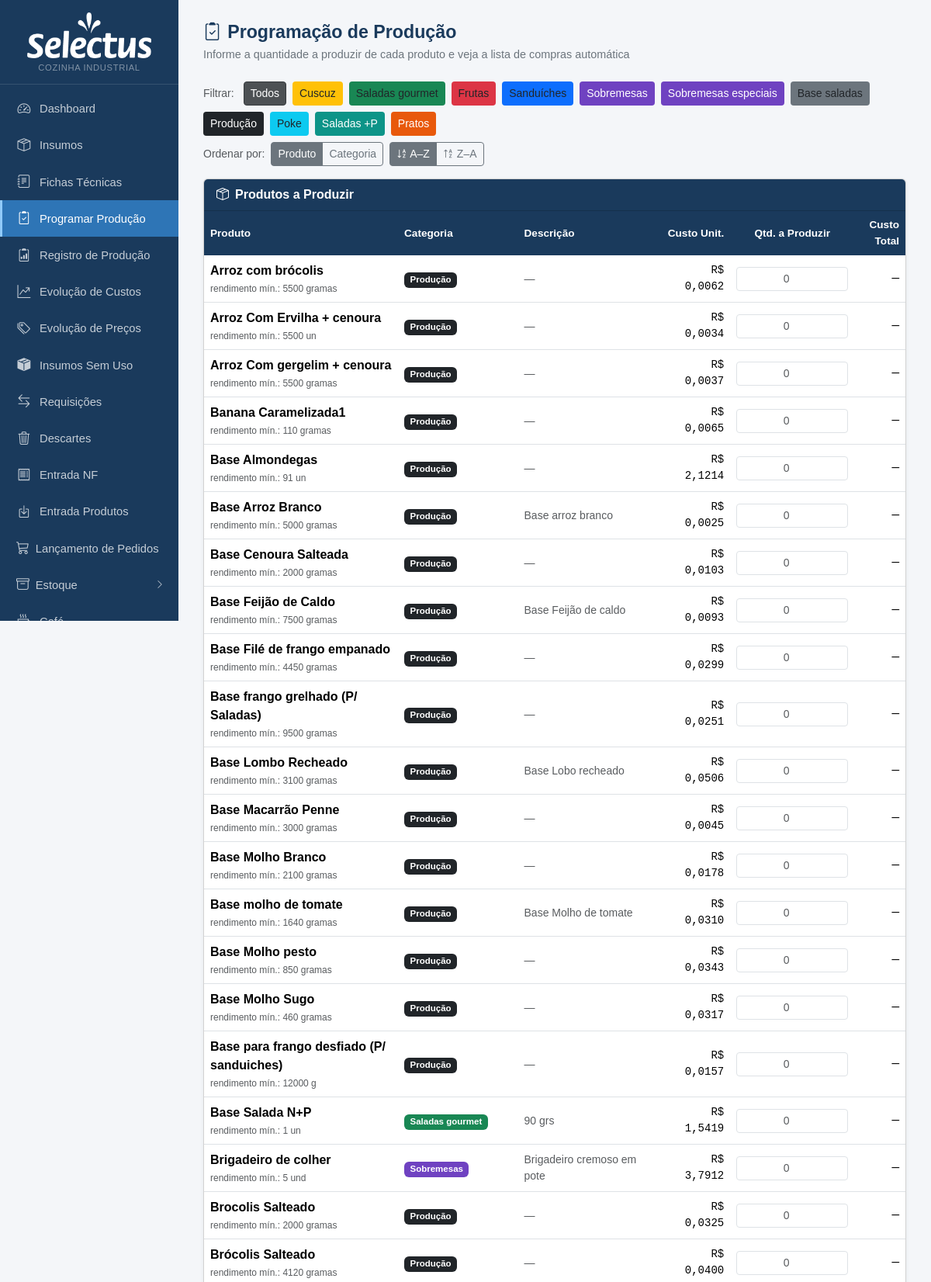
The app's page /producao (upper part) with its own data.
### tables this page shows
CREATE TABLE produtos (
            id INTEGER PRIMARY KEY AUTOINCREMENT,
            nome TEXT NOT NULL,
            descricao TEXT,
            rendimento REAL DEFAULT 1,
            unidade_rendimento TEXT DEFAULT 'un'
        , categoria TEXT, valor_referencia REAL, status_revisao TEXT DEFAULT 'nao_revisada', status_revisao_custo TEXT DEFAULT 'nao_revisado', data_revisao TEXT, data_revisao_custo TEXT, ativo INTEGER NOT NULL DEFAULT 1, observacao TEXT);

### app.py (the view, shortened to what this page needs)
@app.route('/producao', methods=['GET','POST'])
def producao():
    db = get_db()
    prods = db.execute('SELECT * FROM produtos ORDER BY nome').fetchall()
    db.close()
    custos = {p['id']: dict(zip(['custo','completo'], custo_produto(p['id']))) for p in prods}
    resultado = None
    qtds = {p['id']: 0 for p in prods}
    from datetime import date as _date
    cat_map = {nome: cls for nome, cls in CATEGORIAS}
    return render_template('producao.html', prods=prods, qtds=qtds, resultado=resultado,
                           custos=custos, categorias=CATEGORIAS, cat_map=cat_map,
                           hoje=_date.today().isoformat())

### app.py (called while the page is built)
def _to_br(value, decimals):
    if value is None:
        return '—'
    s = f'{float(value):,.{decimals}f}'
    return s.replace(',', 'X').replace('.', ',').replace('X', '.')

@app.template_filter('brl')
def brl_filter(value, decimals=2):
    return 'R$ ' + _to_br(value, decimals)

def get_db():
    c = sqlite3.connect(DB)
    c.row_factory = sqlite3.Row
    c.execute("PRAGMA foreign_keys = ON")
    return c

def count_alertas():
    try:
        db = get_db()
        n = db.execute('''SELECT COUNT(*) FROM insumos
                          WHERE estoque_minimo > 0 AND COALESCE(estoque_atual,0) < estoque_minimo''').fetchone()[0]
        db.close()
        return n
    except:
        return 0

@app.context_processor
def inject_alertas():
    try:
        db = get_db()
        n_ped = db.execute("SELECT COUNT(*) FROM pedidos WHERE status='aberto'").fetchone()[0]
        db.close()
    except Exception:
        n_ped = 0
    return dict(n_alertas=count_alertas(), n_pedidos_abertos=n_ped)

### templates/producao.html (shortened to what this page needs)
{% extends "base.html" %}
{% block content %}
<div class="page-header">
  <h1><i class="bi bi-clipboard2-check me-2"></i>Programação de Produção</h1>
  <p>Informe a quantidade a produzir de cada produto e veja a lista de compras automática</p>
</div>
<div class="mb-3 d-flex flex-wrap gap-2 align-items-center justify-content-between">
  <div class="d-flex flex-wrap gap-2 align-items-center">
    <span class="text-muted small me-1">Filtrar:</span>
    <button type="button" class="btn btn-sm btn-dark active cat-filter" data-cat="">Todos</button>
    {% for nome, cls in categorias %}
    <button type="button" class="btn btn-sm {{ cls }} cat-filter" data-cat="{{ nome }}">{{ nome }}</button>
    {% endfor %}
  </div>
  <div class="d-flex gap-2 align-items-center flex-wrap">
    <span class="text-muted small">Ordenar por:</span>
    <div class="btn-group btn-group-sm" role="group">
      <button type="button" class="btn btn-outline-secondary active sort-field-btn" data-field="produto">Produto</button>
      <button type="button" class="btn btn-outline-secondary sort-field-btn" data-field="categoria">Categoria</button>
    </div>
    <div class="btn-group btn-group-sm" role="group">
      <button type="button" class="btn btn-outline-secondary active sort-dir-btn" data-dir="asc" title="A → Z">
        <i class="bi bi-sort-alpha-down"></i> A–Z
      </button>
      <button type="button" class="btn btn-outline-secondary sort-dir-btn" data-dir="desc" title="Z → A">
        <i class="bi bi-sort-alpha-up"></i> Z–A
      </button>
    </div>
  </div>
</div>
<form method="post">
  <div class="card shadow-sm mb-4">
    <div class="card-header py-2" style="background:#1a3a5c">
      <span class="text-white fw-semibold"><i class="bi bi-box-seam me-2"></i>Produtos a Produzir</span>
    </div>
    <div class="card-body p-0">
      <table class="table table-hover mb-0">
        <thead>
          <tr>
            <th>Produto</th>
            <th>Categoria</th>
            <th>Descrição</th>
            <th class="text-end">Custo Unit.</th>
            <th class="text-center" style="width:160px">Qtd. a Produzir</th>
            <th class="text-end">Custo Total</th>
          </tr>
        </thead>
        <tbody>
          {% for p in prods %}
          <tr class="prod-row" data-cat="{{ p.categoria or '' }}">
            <td class="fw-semibold">
              {{ p.nome }}
              {% if p.rendimento %}
              <div class="text-muted fw-normal" style="font-size:.75rem;margin-top:2px">
                rendimento mín.: {{ p.rendimento|int }} {{ p.unidade_rendimento or 'un' }}
              </div>
              {% endif %}
            </td>
            <td>
              {% if p.categoria %}
              <span class="badge {{ cat_map.get(p.categoria, 'bg-secondary') }}" style="font-size:.72rem">{{ p.categoria }}</span>
              {% else %}
              <span class="text-muted small">—</span>
              {% endif %}
            </td>
            <td class="text-muted small">{{ p.descricao or '—' }}</td>
            <td class="text-end font-monospace small">
              {% if custos[p.id].completo %}
                {{ (custos[p.id].custo / p.rendimento)|brl(4) if p.rendimento else custos[p.id].custo|brl(4) }}
              {% else %}
                <span class="text-warning small">preços incompletos</span>
              {% endif %}
            </td>
            <td class="text-center">
              <input type="number" name="qty_{{ p.id }}" class="form-control form-control-sm text-center qty-input"
                     min="0" step="1" value="{{ qtds[p.id]|int if qtds[p.id] else '' }}"
                     placeholder="0" data-custo="{{ (custos[p.id].custo / p.rendimento) if custos[p.id].completo and p.rendimento else '' }}"
                     data-pid="{{ p.id }}">
            </td>
            <td class="text-end font-monospace" id="custo_total_{{ p.id }}">—</td>
          </tr>
          {% endfor %}
        </tbody>
      </table>
    </div>
  </div>
</form>
{% endblock %}

### records on screen
produtos: nome "Arroz Com Ervilha + cenoura", rendimento "5500", unidade_rendimento "un", categoria "Produção", descricao "—", rendimento "R$ 0,0034"
produtos: nome "Arroz Com gergelim + cenoura", rendimento "5500", unidade_rendimento "gramas", categoria "Produção", descricao "—", rendimento "R$ 0,0037"
produtos: nome "Arroz com brócolis", rendimento "5500", unidade_rendimento "gramas", categoria "Produção", descricao "—", rendimento "R$ 0,0062"
produtos: nome "Banana Caramelizada1", rendimento "110", unidade_rendimento "gramas", categoria "Produção", descricao "—", rendimento "R$ 0,0065"
produtos: nome "Base Almondegas", rendimento "91", unidade_rendimento "un", categoria "Produção", descricao "—", rendimento "R$ 2,1214"
produtos: nome "Base Arroz Branco", rendimento "5000", unidade_rendimento "gramas", categoria "Produção", descricao "Base arroz branco", rendimento "R$ 0,0025"
produtos: nome "Base Cenoura Salteada", rendimento "2000", unidade_rendimento "gramas", categoria "Produção", descricao "—", rendimento "R$ 0,0103"
produtos: nome "Base Feijão de Caldo", rendimento "7500", unidade_rendimento "gramas", categoria "Produção", descricao "Base Feijão de caldo", rendimento "R$ 0,0093"
produtos: nome "Base Filé de frango empanado", rendimento "4450", unidade_rendimento "gramas", categoria "Produção", descricao "—", rendimento "R$ 0,0299"
produtos: nome "Base Lombo Recheado", rendimento "3100", unidade_rendimento "gramas", categoria "Produção", descricao "Base Lobo recheado", rendimento "R$ 0,0506"
produtos: nome "Base Macarrão Penne", rendimento "3000", unidade_rendimento "gramas", categoria "Produção", descricao "—", rendimento "R$ 0,0045"
produtos: nome "Base Molho Branco", rendimento "2100", unidade_rendimento "gramas", categoria "Produção", descricao "—", rendimento "R$ 0,0178"
produtos: nome "Base Molho Sugo", rendimento "460", unidade_rendimento "gramas", categoria "Produção", descricao "—", rendimento "R$ 0,0317"
produtos: nome "Base Molho pesto", rendimento "850", unidade_rendimento "gramas", categoria "Produção", descricao "—", rendimento "R$ 0,0343"
produtos: nome "Base Salada N+P", rendimento "1", unidade_rendimento "un", categoria "Saladas gourmet", descricao "90 grs", rendimento "R$ 1,5419"
produtos: nome "Base frango grelhado (P/ Saladas)", rendimento "9500", unidade_rendimento "gramas", categoria "Produção", descricao "—", rendimento "R$ 0,0251"
produtos: nome "Base molho de tomate", rendimento "1640", unidade_rendimento "gramas", categoria "Produção", descricao "Base Molho de tomate", rendimento "R$ 0,0310"
produtos: nome "Base para frango desfiado (P/ sanduiches)", rendimento "12000", unidade_rendimento "g", categoria "Produção", descricao "—", rendimento "R$ 0,0157"
produtos: nome "Brigadeiro de colher", rendimento "5", unidade_rendimento "und", categoria "Sobremesas", descricao "Brigadeiro cremoso em pote", rendimento "R$ 3,7912"
produtos: nome "Brocolis Salteado", rendimento "2000", unidade_rendimento "gramas", categoria "Produção", descricao "—", rendimento "R$ 0,0325"
produtos: nome "Brócolis Salteado", rendimento "4120", unidade_rendimento "gramas", categoria "Produção", descricao "—", rendimento "R$ 0,0400"

### other values on screen
{{ nome }} "Cuscuz" "Saladas gourmet" "Frutas" "Sanduíches" "Sobremesas" "Sobremesas especiais" "Base saladas" "Produção" "Poke" "Saladas +P" "Pratos"
